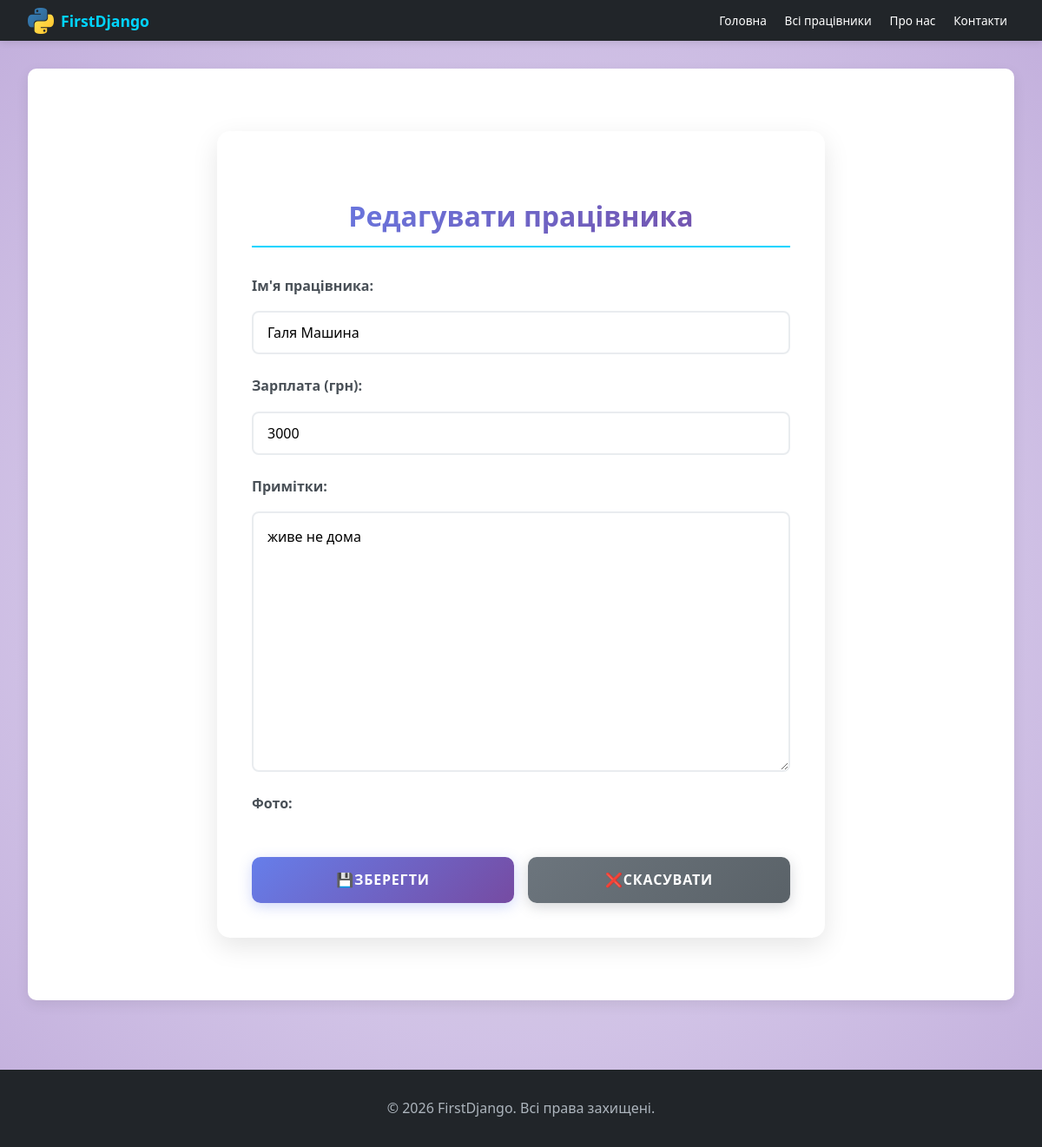
/workers/edit/1/ (signed in), run on the app's committed database.
### workers/models.py (models this page shows, shortened)
class Worker(models.Model):
    name = models.CharField(max_length=50, blank=False, null=False)
    salary = models.IntegerField(default=0)
    notes = models.TextField(blank=True, null=True)
    owner = models.ForeignKey(User, on_delete=models.CASCADE, related_name='workers', null=True, blank=True)
    photo = models.ImageField(upload_to='workers/photos/', blank=True, null=True, verbose_name='Фото')

### workers/views.py (the view, shortened to what this page needs)
# urls.py: path('edit/<int:pk>/', WorkerUpdateView.as_view(), name='edit_worker'),
class WorkerUpdateView(LoginRequiredMixin, UserPassesTestMixin, UpdateView):
    model = Worker
    template_name = 'workers/worker_form.html'
    fields = ['name', 'salary', 'notes']
    login_url = '/login/'
    def test_func(self):
        if self.request.user.is_superuser:
            return True
        return self.object.owner == self.request.user
    def get_context_data(self, **kwargs):
        context = super().get_context_data(**kwargs)
        context['title'] = 'Редагувати працівника'
        return context

### workers/context_procesors.py (called while the page is built)
def worker_count(request):
    context = {
        'worker_count': Worker.objects.count()
    }
    return context

### workers/templates/workers/worker_form.html (shortened to what this page needs)
{% extends 'main/base.html' %}
{% load static %}
{% block extra_css %}
    <link rel="stylesheet" href="{% static 'main/css/index.css' %}?v=2">
{% endblock %}
{% block content %}
    <div class="post-form-container">
        <h2>{{ title }}</h2>
        <form method="post" enctype="multipart/form-data" class="post-form">
            <div class="form-group">
                <label for="id_name">Ім'я працівника:</label>
                {{ form.name }}
            </div>
            <div class="form-group">
                <label for="id_salary">Зарплата (грн):</label>
                {{ form.salary }}
            </div>
            <div class="form-group">
                <label for="id_notes">Примітки:</label>
                {{ form.notes }}
            </div>
            <div class="form-group">
                <label for="id_photo">Фото:</label>
            </div>
            <div class="form-buttons">
                <button type="submit" class="btn btn-primary">💾Зберегти</button>
                <a href="{% url 'all_workers' %}" class="btn btn-secondary">❌Скасувати</a>
            </div>
        </form>
    </div>
{% endblock %}

### main/static/main/css/base.css (style rules this page uses)
* { margin: 0; padding: 0; box-sizing: border-box; }
body { font-family: 'Segoe UI', Tahoma, Geneva, Verdana, sans-serif; background-color: #f8f9fa; background-image: radial-gradient(circle at center, rgba(180, 180, 180, 0.5) 0%, rgba(170, 140, 210, 0.5) 60%, rgba(140, 100, 190, 0.5) 100%); background-attachment: fixed; color: #333; line-height: 1.6; display: flex; flex-direction: column; min-height: 100vh; }
.content-box h2 { color: #495057; margin-top: 2rem; margin-bottom: 1.5rem; border-bottom: 2px solid #00d4ff; padding-bottom: 0.5rem; }
.form-group { display: flex; flex-direction: column; }
.form-group label { font-weight: 600; margin-bottom: 0.5rem; color: #212529; }
.form-group input, .form-group textarea, .form-group select { padding: 0.75rem; border: 1px solid #ddd; border-radius: 5px; font-size: 1rem; font-family: inherit; transition: border-color 0.3s ease; }
.btn { padding: 0.75rem 1.5rem; border: none; border-radius: 5px; font-size: 1rem; font-weight: 600; cursor: pointer; text-decoration: none; display: inline-block; text-align: center; transition: all 0.3s ease; }
.btn-primary { background-color: #00d4ff; color: #212529; }
.btn-secondary { background-color: #6c757d; color: white; }
.post-form-container { max-width: 900px; margin: 0 auto; background: white; padding: 2.5rem; border-radius: 10px; box-shadow: 0 5px 15px rgba(0,0,0,0.08); }
.post-form-container h2 { color: #212529; margin-bottom: 2rem; font-size: 2rem; }
.post-form { display: flex; flex-direction: column; gap: 1.5rem; }
.post-form .form-group textarea { resize: vertical; min-height: 300px; padding: 1rem; }
.form-buttons { display: flex; gap: 1rem; margin-top: 1rem; }
.form-buttons .btn { flex: 1; }

### main/static/main/css/buttons.css (style rules this page uses)
.btn { display: inline-block; padding: 12px 28px; font-size: 15px; font-weight: 600; text-align: center; text-decoration: none; border: none; border-radius: 8px; cursor: pointer; transition: all 0.3s ease; font-family: 'Segoe UI', Tahoma, Geneva, Verdana, sans-serif; position: relative; overflow: hidden; box-shadow: 0 4px 12px rgba(0, 0, 0, 0.15); }
.btn::before { content: ''; position: absolute; top: 0; left: -100%; width: 100%; height: 100%; background: linear-gradient(90deg, transparent, rgba(255, 255, 255, 0.3), transparent); transition: left 0.5s ease; }
.btn-primary { background: linear-gradient(135deg, #667eea 0%, #764ba2 100%); color: white; box-shadow: 0 4px 15px rgba(102, 126, 234, 0.3); }
.btn-secondary { background: linear-gradient(135deg, #6c757d 0%, #5a6268 100%); color: white; box-shadow: 0 4px 15px rgba(108, 117, 125, 0.3); }

### data on the page
Worker: name "Галя Машина", salary "3000", notes "живе не дома"

### other printed values
{{ title }} "Редагувати працівника"
